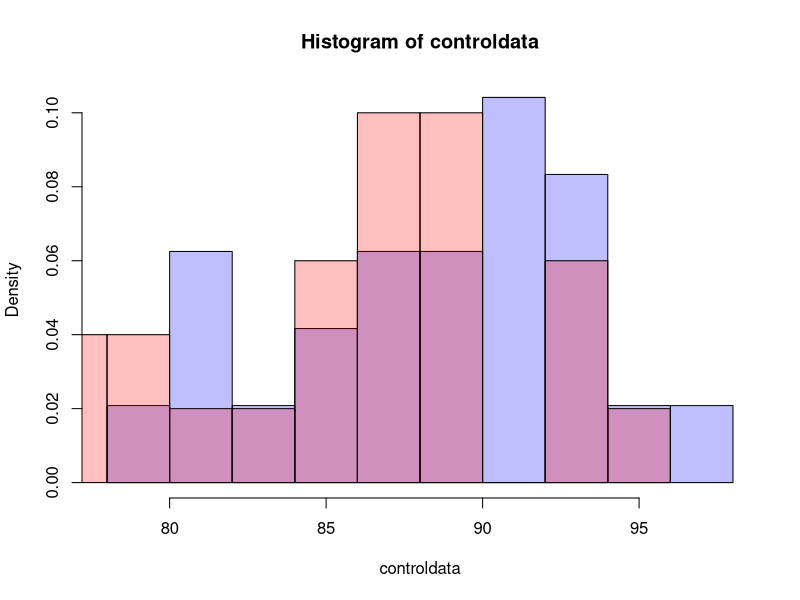
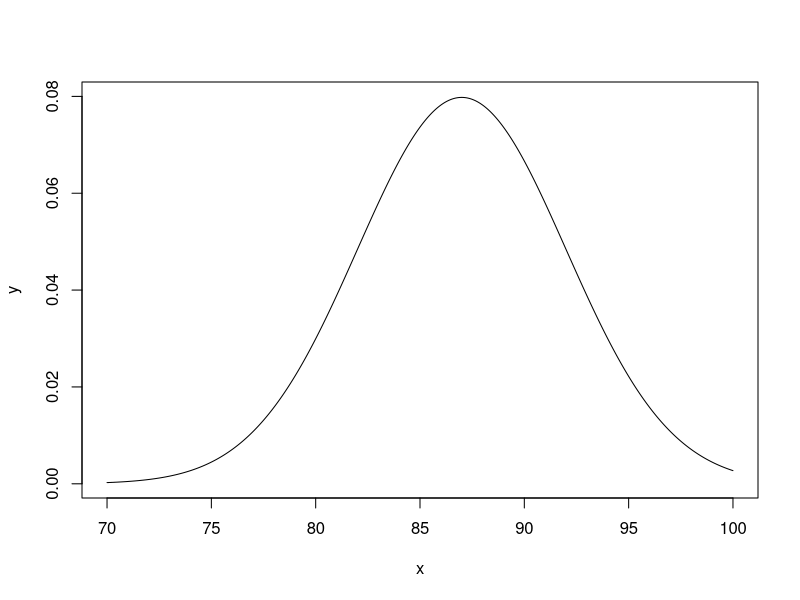
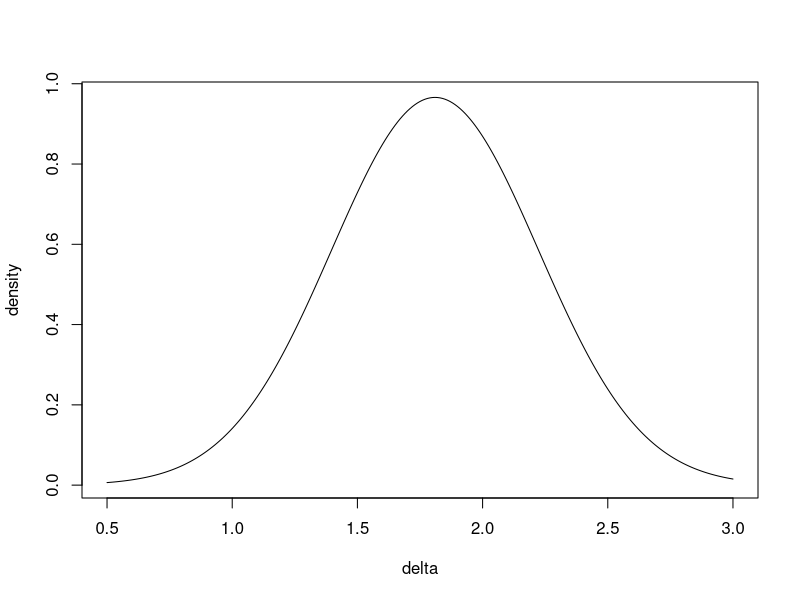
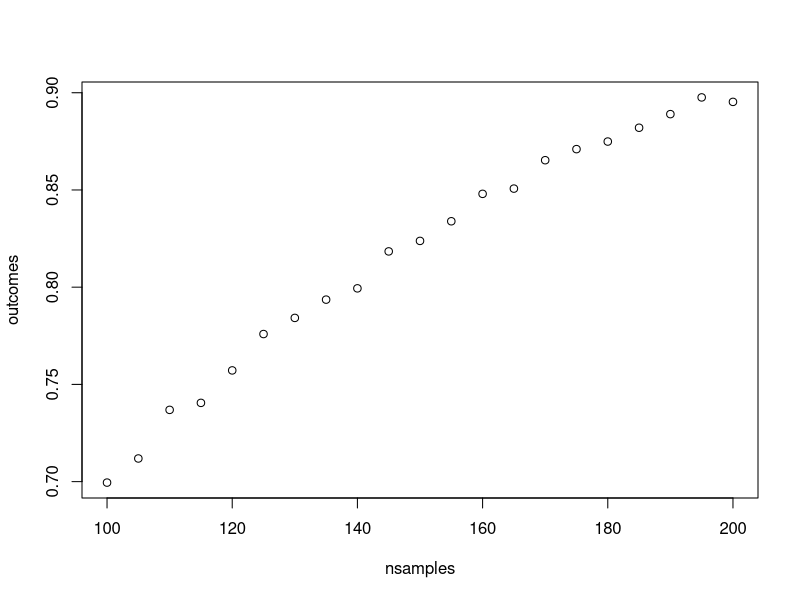

These figures' R source, in order:
controldata <- rnorm(24, mean = 87, sd = 4.75)
treatmentdata <- rnorm(25, mean = 85, sd = 5.2)

t.test(controldata, treatmentdata)


hist(controldata, col=rgb(0,0,1,1/4), breaks = 10, freq = F)
hist(treatmentdata, add=T, col=rgb(1,0,0,1/4), breaks=10, freq=F)

x <- seq(70, 100, by=0.01)
y <- dnorm(x, mean = 87, sd = 5)
plot(x,y, type="l")



ncontrol <- 98
ntreatment <- 98


power.t.test(n = 98, delta = 1.5, sd = 5)

x <- seq(0.5, 3, by=0.01)
y <- dnorm(x, 1.81, sd = 0.413)
plot(x, y, type = "l", xlab="delta", ylab="density")

powervec <- rep(NA, 100000)
for (i in 1:100000){
  controldata <- rnorm(98, mean = 87, sd = 5)
  treatmentdata <- rnorm(98, mean = 85, sd = 5)
  test <- t.test(controldata, treatmentdata)
  powervec[i] <- test$p.value<0.05
}
mean(powervec)

assfunc <- function(nsamples){
  assvec <- rep(NA, 10000)
  for (i in 1:10000){
    controldata <- rnorm(nsamples, mean = 87, sd = 5)
    delta <- rnorm(1, mean = 1.81, sd = 0.413)
    treatmentdata <- rnorm(nsamples, mean = 87 - delta, sd = 5)
    test <- t.test(controldata, treatmentdata)
    assvec[i] <- test$p.value<0.05
  }
  mean(assvec)
}


nsamples <- seq(100, 200, by = 5)
outcomes <-sapply(nsamples, assfunc)
outcomes[8]
nsamples[9]

plot(nsamples, outcomes)
